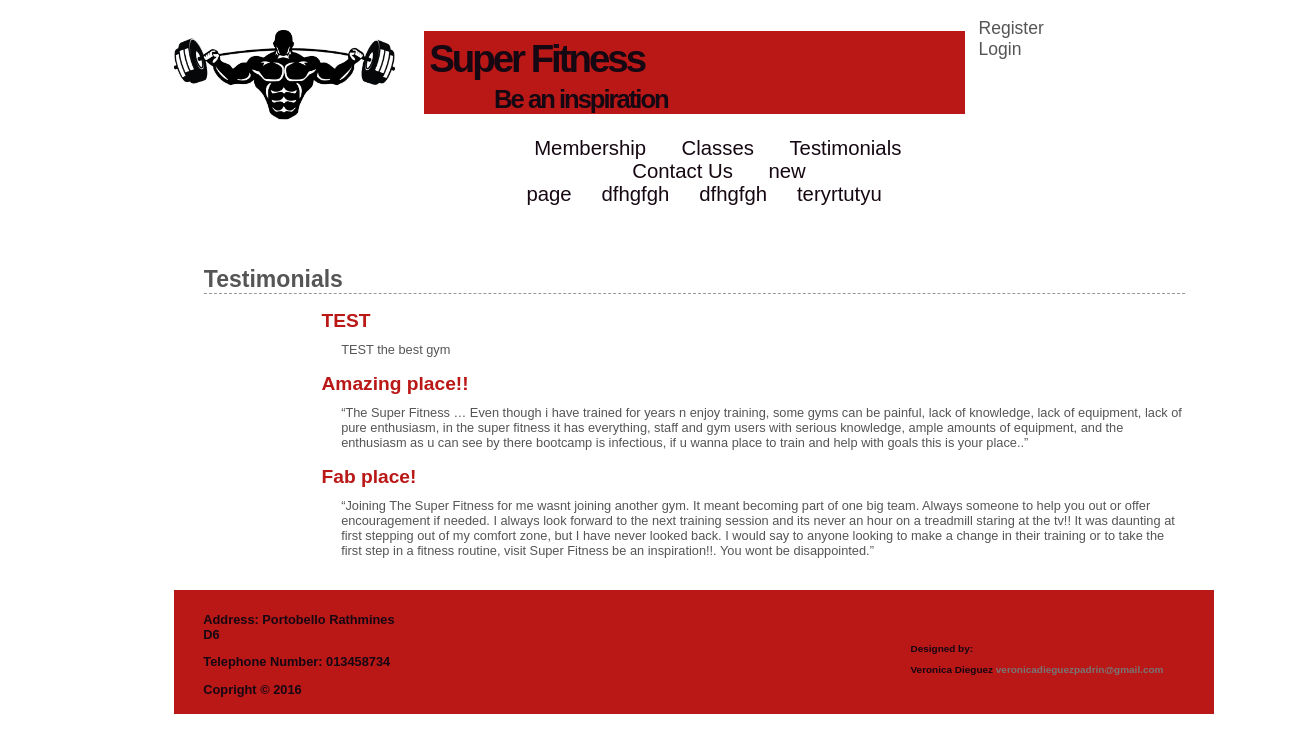
The page /4.testiminals_list.php on the database its author committed.
### tables this page shows
CREATE TABLE IF NOT EXISTS `page` (
  `id_page` int(11) NOT NULL AUTO_INCREMENT,
  `page_name` varchar(25) NOT NULL,
  `info1` varchar(200) DEFAULT NULL,
  `info2` varchar(200) DEFAULT NULL,
  `name_img1` varchar(200) DEFAULT NULL,
  `name_img2` varchar(200) DEFAULT NULL,
  `feature1` varchar(200) DEFAULT NULL,
  `feature2` varchar(200) DEFAULT NULL,
  PRIMARY KEY (`id_page`)
);

CREATE TABLE IF NOT EXISTS `testimonials` (
  `id_testemonials` int(11) NOT NULL AUTO_INCREMENT,
  `id_user` int(11) NOT NULL,
  `title` varchar(20) DEFAULT NULL,
  `detail` varchar(1000) DEFAULT NULL,
  `is_approved` varchar(10) DEFAULT NULL,
  PRIMARY KEY (`id_testemonials`),
  KEY `id_user` (`id_user`)
);

### 4.testiminals_list.php (the view, shortened to what this page needs)
<?php $page_title = 'Testimonials'; include ('includes/header.php');
require ('connect.php');
    $sql = "SELECT * FROM testimonials";
	$res = mysqli_query ($db, $sql);
	echo  "<h1>Testimonials</h1>";
	echo "<div class='testimonial'>";
    if (mysqli_num_rows($res) !== 0){
        while ($row = mysqli_fetch_array($res)) {
            if ($row['is_approved'] == 'YES'){
	            echo '<h2>'.$row['title'].'</h2>
			          <p>' . $row['detail'] .'</p>';
            }
        }
    }
    echo "</div>";
 include ('includes/footer.php'); ?>

### includes/header.php (shortened to what this page needs)
<!DOCTYPE html>
	<html>
	   	<head>
 			<link rel="stylesheet" type="text/css" href="includes/main.css">
		</head>
		<body>
			<header>
			 	<div id= "navigation1">
		    		<ul>
 						<li><a href="register.php">Register</a></li>
 						<li><a href="login.php">Login</a></li>
		    		</ul>
		    	</div>
				<a href="index.php"><img id="logo" src="images/logo.png" alt="logo"></a>
 				<div id= "header">
 			   		<h1>Super Fitness</h1>
		    		<h2>Be an inspiration</h2>
		    	</div>
			<nav>
 				<div id="navigation2">
		    		<ul>
 						<li><a href="2.membership.php">Membership</a></li>
						<li><a href="3.classes.php">Classes</a></li>
						<li><a href="4.testiminals_list.php">Testimonials</a></li>
 						<li><a href="5.contact_us.php">Contact Us</a></li>
 						<?php
 							require ('connect.php');
 							$sql = "SELECT * from page";
 							$res = mysqli_query ($db, $sql);
 							$row=mysqli_num_rows($res);
 							if (count($row) !== 0){
 								while($row = mysqli_fetch_array($res)){
 									if ($row['page_name'] !== 'HOME'){
 										echo '<li><a href="template.php?pageID='.$row['id_page'].'">'.$row['page_name'].'</a></li>';
 									}
 								}
 							}
 						?>
		         	</ul>
             	</div>
             	</nav>
            </header>
            <div id="content">

### includes/main.css (style rules this page uses)
a { color:#777; text-decoration:none; }
body { width: 80%; margin-left: 13.4%; background:#ffffff; color:#555; font:0.8em Arial, Helvetica, "bitstream vera sans", sans-serif; }
#header { margin-left: 24%; margin-top: -7.4%; width: 52%; background: #b91817; color: #160812 }
#logo { width: 17%; margin-top: -4%; position:absolute; }
#header h1 { font-size:300%; letter-spacing:-3px; text-align:left; padding: 1%; }
#header h2 { font-size:200%; letter-spacing:-2px; text-align:left; margin-top: -5%; margin-left: 13%; }
#navigation1 { text-decoration: none; font-family: Impact, Charcoal, sans-serif; margin-left: 72.8%; font-size: 137%; padding: 0.5%; color: #160812; width: 13.7%; margin-top: 1.7%; padding-top: 0%; }
#navigation1 a { color: #160812; padding-left: 2%; }
#navigation2 { text-decoration: none; font-family: Impact, Charcoal, sans-serif; margin-left: 22.8%; font-size: 159%; text-align: center; padding: 0.5%; color: #160812; width: 51.7%; margin-top: -2.3%; }
#navigation2 a { text-decoration: none; color: #160812; padding-left: 5%; }
#navigation2 li { text-decoration: none; display: inline; padding: 0.5%; }
#navigation1 li { text-decoration: none; top:5%; right:5%; display:inline; }
#navigation1 a { color:#555; text-decoration:none; text-align:center; }
#content { height: auto; margin: 0 auto; padding: 0 0 20px; width: 94.3%; }
#content h1 { border-bottom:1px dashed #999; font-size:1.8em; padding:20px 0 0; }
.testimonial h2 { margin-left: 12%; color: #b91817; margin-bottom: -2%; }
.testimonial p { margin-left: 14%; margin-top: 3%; }

### rows shown on the page
page: page_name "new page"
page: page_name "dfhgfgh"
page: page_name "dfhgfgh"
page: page_name "teryrtutyu"
testimonials: title "TEST", detail "TEST the best gym"
testimonials: title "Amazing place!!", detail "“The Super Fitness … Even though i have trained for years n enjoy training, some gyms can be painful, lack of knowledge, lack of equipment, lack of pure enthusiasm, in the super fitness it has everything, staff and gym users with serious knowledge, ample amounts of equipment, and the enthusiasm as u can see by there bootcamp is infectious, if u wanna place to train and help with goals this is your place..”"
testimonials: title "Fab place!", detail "“Joining The Super Fitness for me wasnt joining another gym. It meant becoming part of one big team. Always someone to help you out or offer encouragement if needed. I always look forward to the next training session and its never an hour on a treadmill staring at the tv!! It was daunting at first stepping out of my comfort zone, but I have never looked back. I would say to anyone looking to make a change in their training or to take the first step in a fitness routine, visit Super Fitness be an inspiration!!. You wont be disappointed.”"
